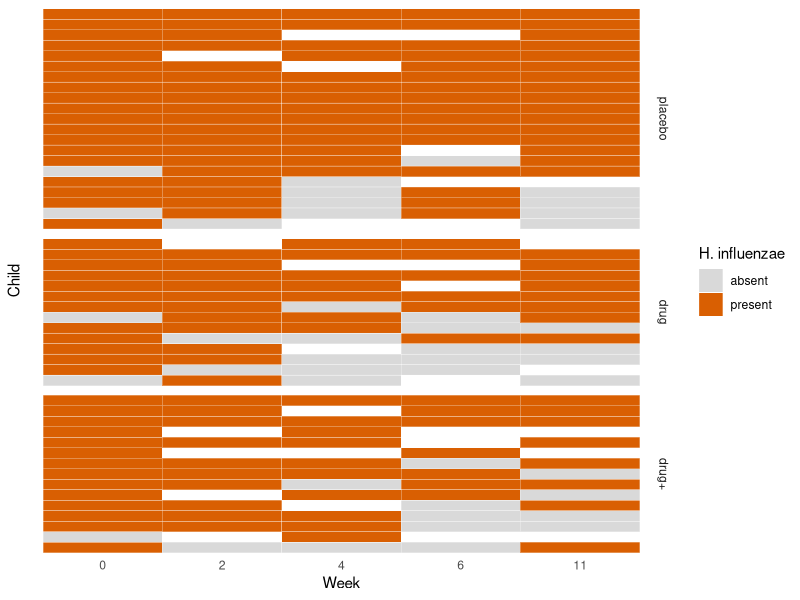
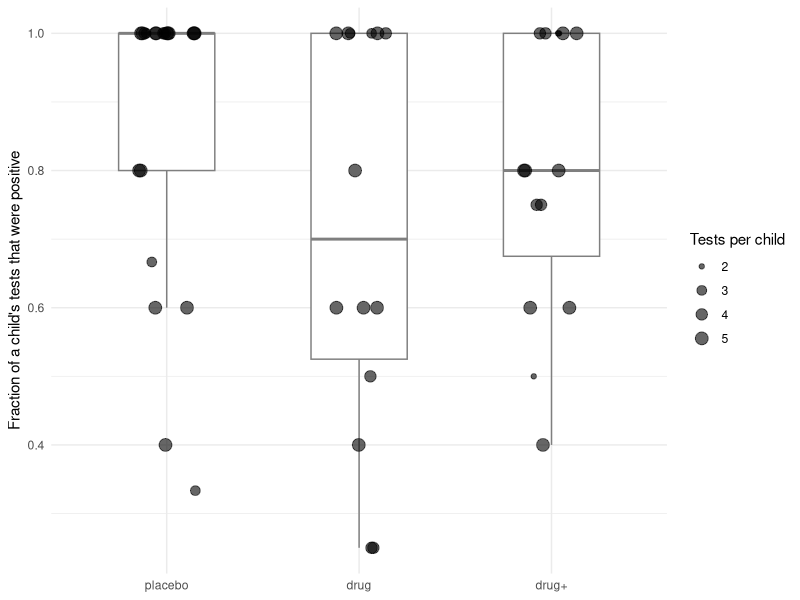

Here is the R script that generated these plots, in order:
library(tidyverse)

bacteria <- read_csv("bacteria.csv", show_col_types = FALSE) %>%
  mutate(present = if_else(y == "y", 1, 0),
         trt = factor(trt, levels = c("placebo", "drug", "drug+")))

# how many rows, and how many children?
cat("rows:", nrow(bacteria), "  children:", n_distinct(bacteria$ID), "\n")

# how many tests per child?
print(table(table(bacteria$ID)))

# one number per child: the fraction of their tests that were positive
per_child <- bacteria %>%
  group_by(ID, trt) %>%
  summarise(fraction_positive = mean(present), n_tests = n(), .groups = "drop")
print(count(per_child, trt))

# drug (either arm) vs placebo, one value per child
per_child <- per_child %>% mutate(any_drug = trt != "placebo")
print(wilcox.test(fraction_positive ~ any_drug, data = per_child, exact = FALSE))

p <- ggplot(bacteria, aes(x = factor(week), y = fct_reorder(ID, present, .fun = mean), fill = y)) +
  geom_tile(color = "white") +
  facet_grid(trt ~ ., scales = "free_y", space = "free_y") +
  scale_fill_manual(values = c(n = "grey85", y = "#d95f02"), labels = c("absent", "present")) +
  labs(x = "Week", y = "Child", fill = "H. influenzae") +
  theme_minimal() + theme(axis.text.y = element_blank(), panel.grid = element_blank())
ggsave("per-child-tiles.png", p, width = 5, height = 7, dpi = 150)

set.seed(42)
p2 <- ggplot(per_child, aes(x = trt, y = fraction_positive)) +
  geom_boxplot(outlier.shape = NA, width = 0.5, color = "grey50") +
  geom_jitter(aes(size = n_tests), width = 0.15, height = 0, alpha = 0.6) +
  scale_size_continuous(range = c(1.5, 4), breaks = 2:5) +
  labs(x = NULL, y = "Fraction of a child's tests that were positive",
       size = "Tests per child") +
  theme_minimal()
ggsave("per-child-dots.png", p2, width = 5, height = 4, dpi = 150)
